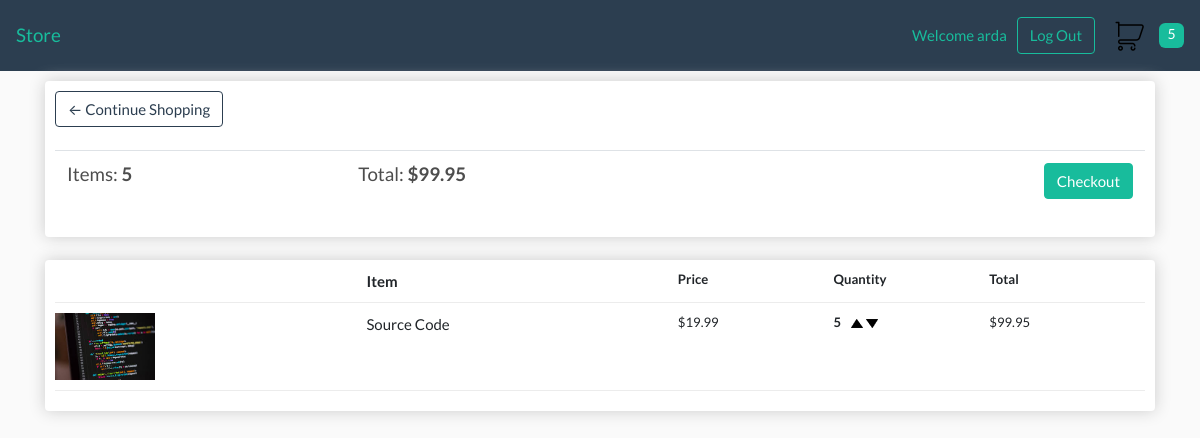
The page /cart/ (signed in) on the database as committed earlier.
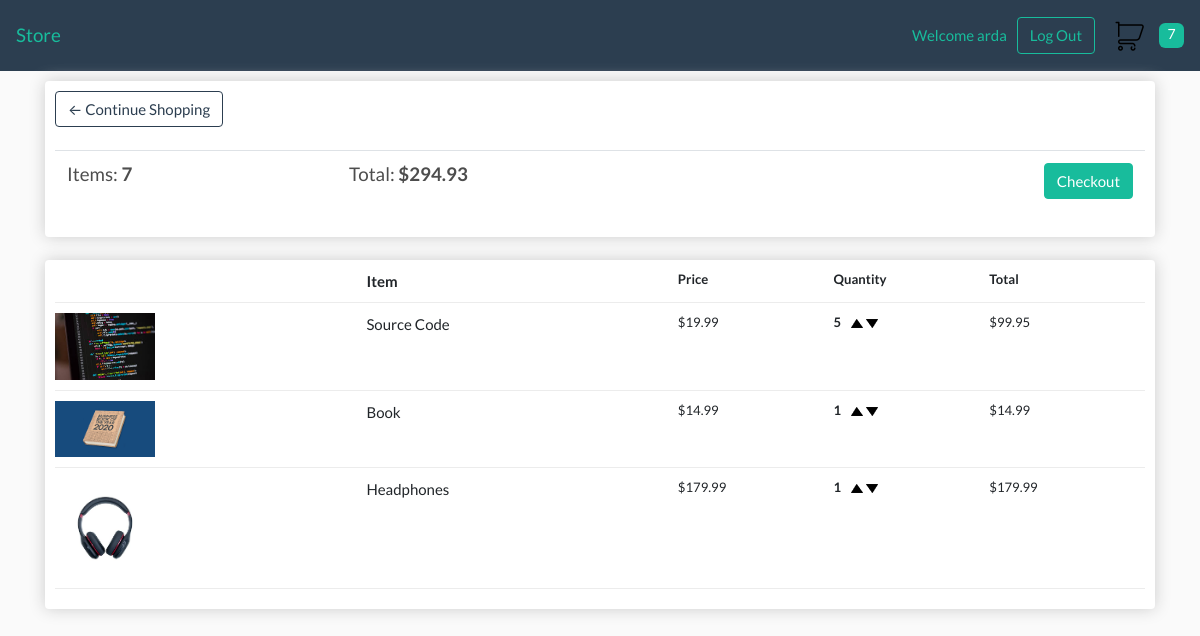
The same page on the database as committed later.
### store/models.py (models this page shows, shortened)
class Order(models.Model):
    customer = models.ForeignKey("store.Customer", on_delete=models.SET_NULL, null=True, blank=True)
    date_ordered = models.DateTimeField(auto_now_add=True)
    complete = models.BooleanField(default=False, null=True, blank=False)
    transaction_id = models.CharField(max_length=100, null=True)
    @property
    def get_cart_total(self):
        return sum([item.get_total for item in self.orderitem_set.all()])
    @property
    def get_cart_items(self):
        return sum([item.quantity for item in self.orderitem_set.all()])

class OrderItem(models.Model):
    product = models.ForeignKey("store.Product", on_delete=models.SET_NULL, null=True)
    order = models.ForeignKey("store.Order", on_delete=models.SET_NULL, null=True)
    quantity = models.IntegerField(default=0, null=True, blank=True)
    date_added = models.DateTimeField(auto_now_add=True)
    @property
    def get_total(self):
        return self.product.price * self.quantity

class Product(models.Model):
    name = models.CharField(max_length=200, null=True)
    price = models.DecimalField(max_digits=5, decimal_places=2)
    digital = models.BooleanField(default=False, null=True, blank=False)
    image = models.ImageField(null=True, blank=True)
    @property
    def get_image_url(self):
        try:
            return self.image.url
        except:
            return ''

### store/views.py (the view)
# urls.py: path('cart/', views.cart, name='cart'),
def cart(request):
    data = cart_data(request)
    cart_items = data['cart_items']
    order = data['order']
    items = data['items']
    return render(request, 'store/cart.html', {
        'items': items,
        'order': order,
        'cart_items': cart_items
    })

### store/utils.py (called while the page is built)
def cart_data(request):
    if request.user.is_authenticated:
        customer = request.user.customer
        order, created = Order.objects.get_or_create(customer=customer, complete=False)
        items = order.orderitem_set.all()
        cart_items = order.get_cart_items
    else:
        cookie_data = cookie_cart(request)
        cart_items = cookie_data['cart_items']
        order = cookie_data['order']
        items = cookie_data['items']
    return {
        'cart_items': cart_items,
        'order': order,
        'items': items
    }

### store/templates/store/cart.html (shortened to what this page needs)
{% extends 'store/layout.html' %}
{% load static %}
{% block body %}
    <div class="row">
        <div class="col-lg-12">
            <div class="box-element">
                <a class="btn btn-outline-primary" href="{% url 'store' %}">&#x2190; Continue Shopping</a>
                <br>
                <br>
                <table class="table">
                    <tr>
                        <th><h5>Items: <strong>{{ order.get_cart_items }}</strong></h5></th>
                        <th><h5>Total: <strong>${{ order.get_cart_total|floatformat:2 }}</strong></h5></th>
                        <th>
                            <a class="btn btn-success checkout" href="{% url 'checkout' %}">
                                Checkout
                            </a>
                        </th>
                    </tr>
                </table>
            </div>
            <br>
            <div class="box-element">
                <div class="cart-row">
                    <div class="large"></div>
                    <div class="large"><strong>Item</strong></div>
                    <div class="small"><strong>Price</strong></div>
                    <div class="small"><strong>Quantity</strong></div>
                    <div class="small"><strong>Total</strong></div>
                </div>
                {% for item in items %}
                    <div class="cart-row">
                        <div class="large">
                            <img class="row-image" src="{{ item.product.get_image_url }}" alt="item image">
                        </div>
                        <div class="large"><p>{{ item.product.name }}</p></div>
                        <div class="small"><p>${{ item.product.price|floatformat:2 }}</p></div>
                        <div class="small">
                            <p class="quantity">{{ item.quantity }}</p>
                            <div class="quantity">
                                <img data-product={{item.product.id}} data-action="add" class="chg-quantity update-cart" src="{% static  'images/arrow-up.png' %}">
                                <img data-product={{item.product.id}} data-action="remove" class="chg-quantity update-cart" src="{% static  'images/arrow-down.png' %}">
                            </div>
                        </div>
                        <div class="small"><p>${{ item.get_total }}</p></div>
                    </div>
                {% endfor %}
            </div>
        </div>
    </div>
{% endblock body %}

### store/templates/store/layout.html (shortened to what this page needs)
{% load static %}
<!DOCTYPE html>
<html lang="en">
    <head>
        <link rel="stylesheet" href="https://stackpath.bootstrapcdn.com/bootswatch/4.5.0/flatly/bootstrap.min.css">
        <link rel="stylesheet" type="text/css" href="{% static 'css/main.css' %}">
    </head>
    <body>
        <nav class="navbar navbar-expand-lg navbar-primary bg-primary">
            <a class="navbar-brand" href="{% url 'store' %}">Store</a>
            <div class="form-inline my-2 my-lg-0">
                {% if request.user.is_authenticated %}
                    <div id="welcome">Welcome {{ request.user.username }}</div>
                    <a href="{% url 'logout' %}" class="btn btn-outline-success">Log Out</a>
                {% else %}
                    <a href="{% url 'login' %}" class="success" id="login">Log In</a>
                    <a href="{% url 'register' %}" class="btn btn-outline-success">Register</a>
                {% endif %}
                <a href="{% url 'cart' %}">
                    <img src="{% static 'images/cart.png' %}" alt="cart" id="cart-icon">
                </a>
                <div id="cart-total">{{ cart_items }}</div>
            </div>
        </nav>
        <div class="container">
            {% block body %}
            {% endblock body %}
        </div>
    </body>
</html>

### static/css/main.css (style rules this page uses)
body { background-color: hsl(0, 0%, 98%); }
h1, h2, h3, h4, h5, h6 { color: hsl(0, 0%, 30%); }
.box-element { box-shadow: hsl(0, 0%, 80%) 0 0 16px; background-color: #fff; border-radius: 4px; padding: 10px; }
#cart-total { display: block; text-align: center; color: #fff; background-color: #18bc9c; width: 25px; height: 25px; border-radius: 25%; font-size: 14px; }
#cart-icon { width: 50%; display: inline-block; margin-left: 30%; }
#welcome { margin-right: 10px; color: #18bc9c; }
.checkout { float: right; }
.large { flex: 2; }
.small { flex: 1; }
.col-lg-4, .col-lg-6, .col-lg-8, .col-lg-12 { margin-top: 10px; }
.row-image { width: 100px; }
.cart-row { display: flex; flex-direction: row; justify-content: space-between; padding-bottom: 10px; margin-bottom: 10px; border-bottom: 1px solid #ececec; }
.quantity { display: inline-block; font-weight: 700; padding-right: 5%; }
.chg-quantity { width: 12px; cursor: pointer; display: inline-flex; transition: 0.1s; }

Rows that differ between the two databases and show on the page:
computed for Order: get_cart_items "5" → "7"; get_cart_total "99.95" → "294.93"
added OrderItem: product.get_image_url (picture), product.name "Book", product.price "14.99", quantity "1", get_total "14.99"
added OrderItem: product.get_image_url (picture), product.name "Headphones", product.price "179.99", quantity "1", get_total "179.99"
Other text that changed with them:
{{ cart_items }}: "5" → "7"
